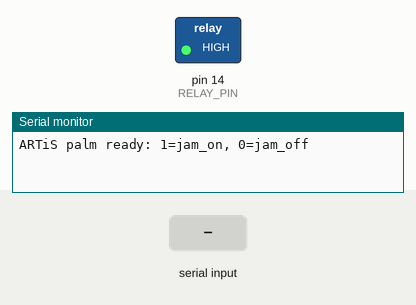
This sketch was run on a simulated Arduino Uno, built with avr-gcc and run on an emulated ATmega328P. On the bench: switched loads named in the sketch (green lamp = pin HIGH), the last lines printed to the serial monitor. The test bench sets the inputs (shaded band).

Above: at 1.2 s.
1.3 s: "1" received over Serial
At 2.2 s:
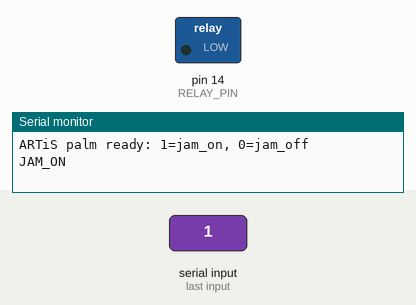
2.8 s: "0" received over Serial
At 3.4 s:
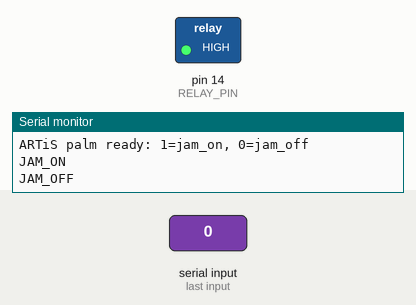
Timing chart, 0 to 5.8 s (numbered marks = the images above; inputs shaded):
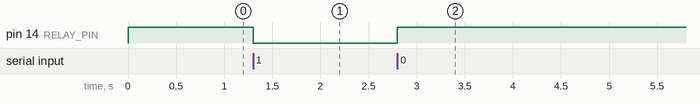

The sketch:

Arduino_communication.ino
```cpp
// ARTiS jamming-palm relay firmware.
// Serial protocol: '1' = jam ON, '0' = jam OFF, '?' = print current state.

const int RELAY_PIN = 14;
const bool RELAY_ACTIVE_LOW = true;  // set false if your relay turns ON with HIGH
bool jammed = false;

void setJamming(bool on) {
  jammed = on;
  if (RELAY_ACTIVE_LOW) {
    digitalWrite(RELAY_PIN, on ? LOW : HIGH);
  } else {
    digitalWrite(RELAY_PIN, on ? HIGH : LOW);
  }
}

void setup() {
  Serial.begin(9600);
  pinMode(RELAY_PIN, OUTPUT);
  setJamming(false);
  Serial.println("ARTiS palm ready: 1=jam_on, 0=jam_off");
}

void loop() {
  if (Serial.available() > 0) {
    char command = Serial.read();
    if (command == '1') {
      setJamming(true);
      Serial.println("JAM_ON");
    } else if (command == '0') {
      setJamming(false);
      Serial.println("JAM_OFF");
    } else if (command == '?') {
      Serial.println(jammed ? "JAM_ON" : "JAM_OFF");
    }
  }
}
```

Measured:
- after the input at 1.3 s, pin 14 (RELAY_PIN): HIGH → LOW at once
- after the input at 2.8 s, pin 14 (RELAY_PIN): LOW → HIGH at once
